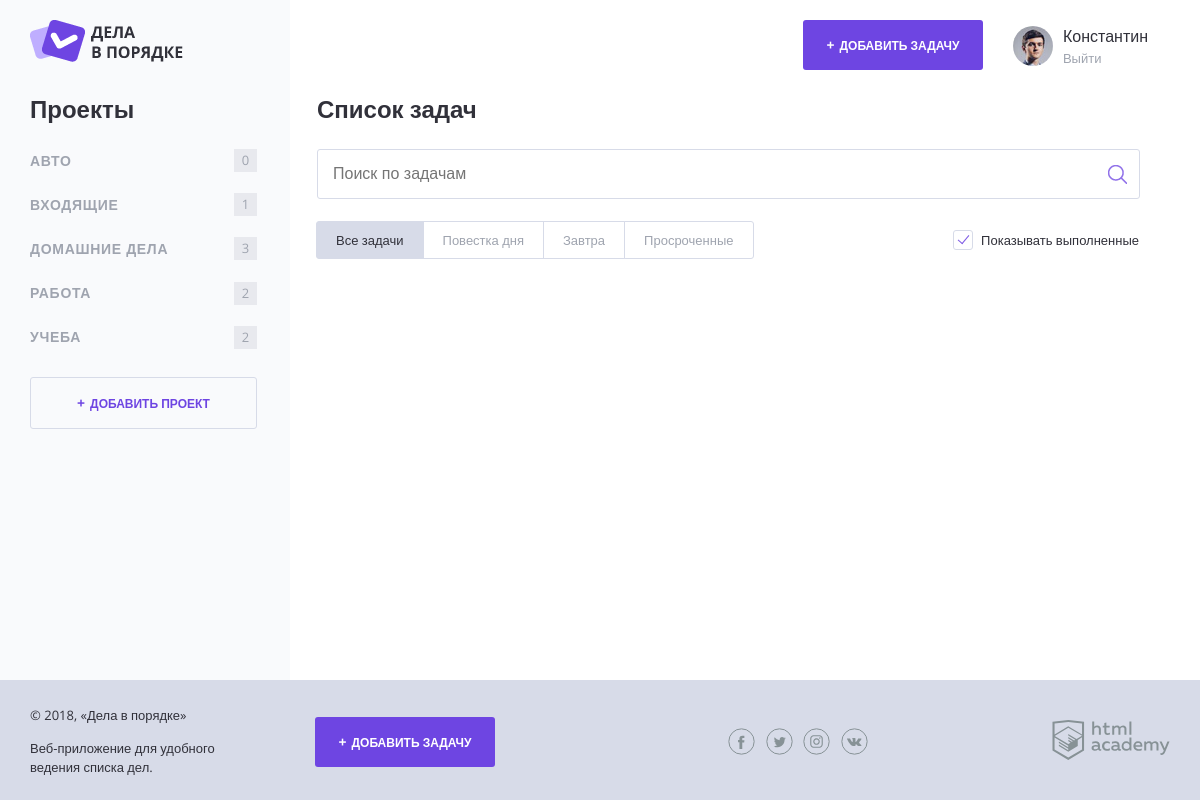
The app's page /?project_id=5 with its own data.
### tables this page shows
CREATE TABLE IF NOT EXISTS `projects` (
  `id` int(10) unsigned NOT NULL AUTO_INCREMENT COMMENT 'Идентификатор',
  `id_user` int(10) unsigned NOT NULL COMMENT 'Идентификатор Пользователя',
  `project_name` varchar(255) NOT NULL COMMENT 'Наименование Проекта',
  PRIMARY KEY (`id`),
  KEY `FK_projects_users` (`id_user`),
  FULLTEXT KEY `project_name` (`project_name`),
  CONSTRAINT `FK_projects_users` FOREIGN KEY (`id_user`) REFERENCES `users` (`id`)
);

### functions.php (called while the page is built, shortened)
<?php
function include_template($name, $data) {
    $name = "templates/" . $name;
    extract($data);
    require_once $name;
    $result = ob_get_clean();
    return $result;
}
?>

### templates/layout.php (the view, shortened to what this page needs)
<!DOCTYPE html>
<html lang="ru">
<head>
    <link rel="stylesheet" href="css/normalize.css">
    <link rel="stylesheet" href="css/style.css">
    <link rel="stylesheet" href="css/flatpickr.min.css">
</head>
<body>
<div class="page-wrapper">
    <div class="container container--with-sidebar">
        <header class="main-header">
            <a href="/">
                <img src="img/logo.png" width="153" height="42" alt="Логотип Дела в порядке">
            </a>
            <div class="main-header__side">
                <a class="main-header__side-item button button--plus open-modal" href="pages/form-task.html">Добавить задачу</a>
                <div class="main-header__side-item user-menu">
                    <div class="user-menu__image">
                        <img src="img/user-pic.jpg" width="40" height="40" alt="Пользователь">
                    </div>
                    <div class="user-menu__data">
                        <p>Константин</p>
                        <a href="#">Выйти</a>
                    </div>
                </div>
            </div>
        </header>
        <div class="content">
            <section class="content__side">
                <h2 class="content__side-heading">Проекты</h2>
                <nav class="main-navigation">
                    <ul class="main-navigation__list">
                        <?php foreach ($projectList as $key => $val) { ?>
                            <li class="main-navigation__list-item">
                                <a class="main-navigation__list-item-link" href="/?project_id=<?=$val["id"]; ?>"><?=$val["project_name"]; ?></a>
                                <span class="main-navigation__list-item-count">
                                    <?=$val["task_count"]; ?>
                                </span>
                            </li>
                        <?php } ?>
                    </ul>
                </nav>
                <a class="button button--transparent button--plus content__side-button"
                   href="pages/form-project.html" target="project_add">Добавить проект</a>
            </section>
            <main class="content__main"><?= $page_content; ?></main>
        </div>
    </div>
</div>
<footer class="main-footer">
    <div class="container">
        <div class="main-footer__copyright">
            <p>© 2018, «Дела в порядке»</p>
            <p>Веб-приложение для удобного ведения списка дел.</p>
        </div>
        <a class="main-footer__button button button--plus" href="pages/form-task.html">Добавить задачу</a>
        <div class="main-footer__social social">
            <a class="social__link social__link--facebook" href="#">
            </a>
            <a class="social__link social__link--twitter" href="#">
            </a>
            <a class="social__link social__link--instagram" href="#">
            </a>
            <a class="social__link social__link--vkontakte" href="#">
            </a>
        </div>
        <div class="main-footer__developed-by">
            <a href="https://htmlacademy.ru/intensive/php">
                <img src="img/htmlacademy.svg" alt="HTML Academy" width="118" height="40">
            </a>
        </div>
    </div>
</footer>
</body>
</html>

### css/style.css (style rules this page uses)
html, body { height: 100%; }
.page-wrapper { min-height: 100%; margin-bottom: -120px; display: flex; }
.page-wrapper::after { content: ""; display: block; }
.main-footer, .page-wrapper::after { height: 94px; }
body { position: relative; min-width: 1180px; font-size: 16px; font-family: "OpenSans", sans-serif; color: #31313a; }
a { text-decoration: none; }
.container { width: 1140px; margin: 0 auto; padding: 0 20px; }
.container--with-sidebar { position: relative; }
.container--with-sidebar::after { content: ""; position: absolute; top: 0; left: calc(-50vw + 280px); z-index: -1; width: 50vw; height: 100%; background-color: #f9fafc; }
.button { display: inline-block; width: 180px; padding: 17px 0; font-weight: 700; font-size: 12px; text-align: center; color: #ffffff; text-transform: uppercase; text-decoration: none; background-color: #6e45e2; border: 0; border-radius: 3px; }
.button--plus::before { content: "+"; margin-right: 5px; font-size: 14px; }
.button--transparent { color: #6e45e2; border: 1px solid #d7dbe8; }
.button--transparent, .button--transparent:hover, .button--transparent:focus, .button--transparent:active { background-color: transparent; }
.main-header { display: flex; justify-content: space-between; padding: 20px 0 26px; }
.main-header__side { display: flex; align-items: center; margin-right: 22px; }
.main-header__side-item { margin-left: 30px; }
.user-menu { display: flex; align-items: center; }
.user-menu__image { flex-shrink: 1; margin-top: 6px; margin-right: 10px; }
.user-menu__image img { border-radius: 50%; }
.user-menu__data p { margin: 3px 0 2px; }
.user-menu__data a { font-size: 13px; color: #9fa4af; }
.content { display: flex; margin-bottom: 120px; }
.content__side { width: 260px; }
.content__side-heading { margin: 0; margin-bottom: 15px; }
.content__side-button { width: 225px; }
.main-navigation { margin-bottom: 18px; }
.main-navigation__list { margin: 0 0 0 -8px; padding: 0; list-style: none; }
.main-navigation__list-item { display: flex; align-items: center; font-size: 14px; color: #9fa4af; text-transform: uppercase; }
.main-navigation__list-item-link { flex-grow: 1; padding: 14px 8px; font-weight: bold; color: inherit; text-decoration: none; letter-spacing: 0.05em; }
.main-navigation__list-item-count { display: inline-block; min-width: 19px; min-height: 19px; margin-right: 33px; padding: 2px; font-size: 13px; line-height: 18px; text-align: center; background-color: #e8e9ee; }
.content__main { flex-grow: 1; padding: 0 30px 0 27px; }
.main-footer { position: relative; padding: 13px 0; background-color: #d7dbe8; }
.main-footer .container { display: flex; align-items: center; }
.main-footer__copyright { width: 215px; margin-right: 70px; font-size: 13px; line-height: 1.5; }
.main-footer__button { margin-right: 202px; }
.main-footer__social { width: 140px; margin-right: 184px; }
.social { display: flex; flex-wrap: wrap; justify-content: space-between; margin-left: auto; }
.social__link { width: 27px; height: 27px; }

### records on screen
projects: project_name "АВТО", task_count "0"
projects: project_name "ВХОДЯЩИЕ", task_count "1"
projects: project_name "ДОМАШНИЕ ДЕЛА", task_count "3"
projects: project_name "РАБОТА", task_count "2"
projects: project_name "УЧЕБА", task_count "2"
